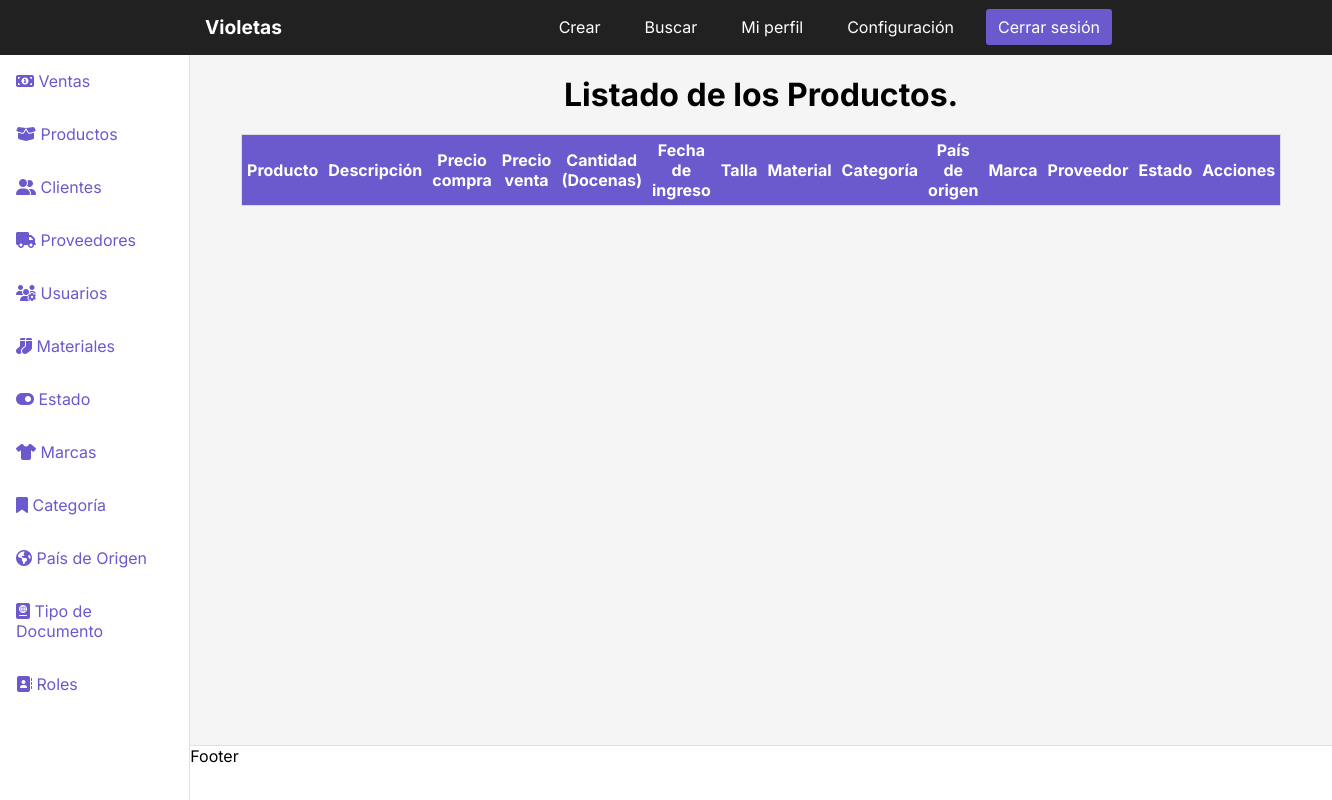
The app's page /dashboardproductos, older data.
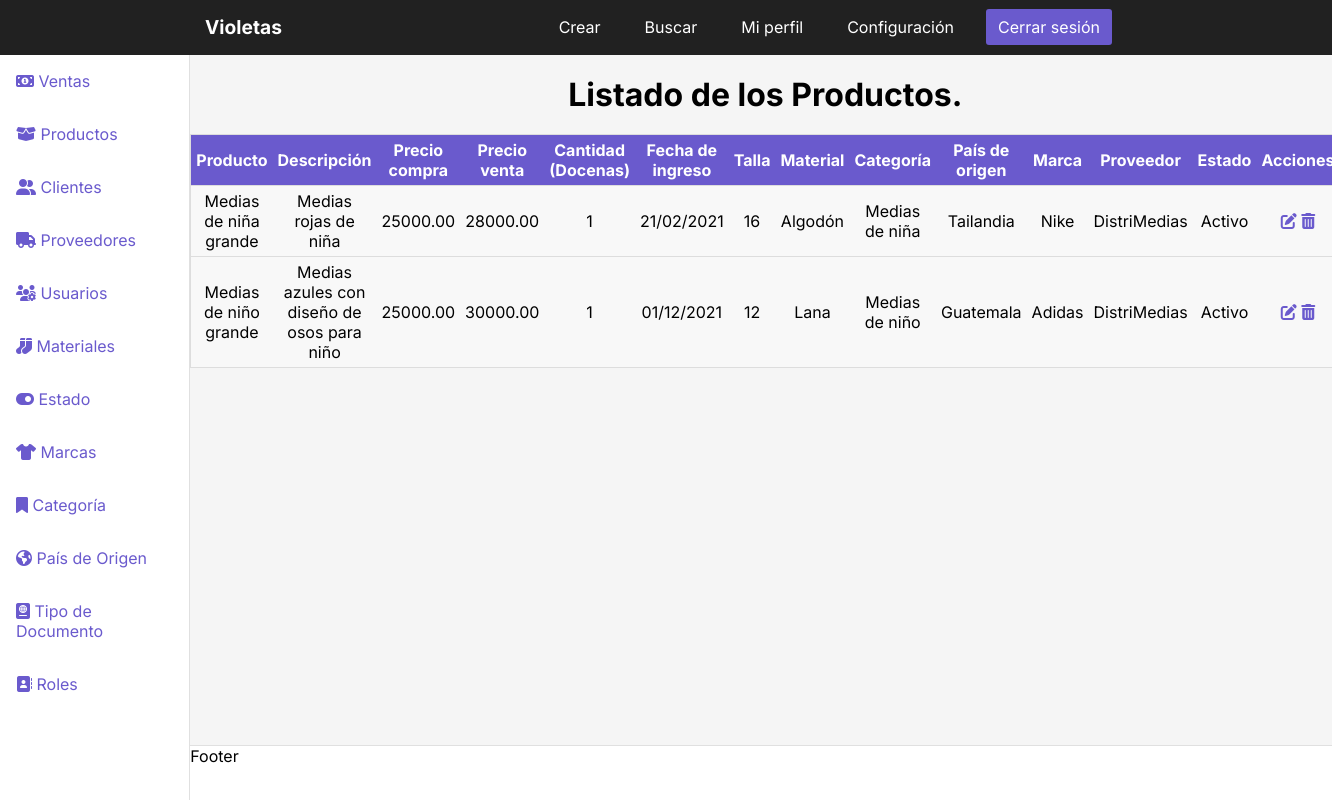
The same page, newer data.
### InventoryApp/models.py (models this page shows, shortened)
class Productos(models.Model):
    NombreProducto = models.CharField('Nombre del producto', max_length = 100)
    DescripcionProducto = models.CharField('Descripción del producto', max_length = 100)
    PrecioCompra = models.DecimalField('Precio de compra del producto', max_digits = 10, decimal_places = 2)
    PrecioVenta = models.DecimalField('Precio de venta del producto', max_digits = 10, decimal_places = 2)
    CantidadProductos = models.PositiveIntegerField('Cantidad de productos comprados', null=True)
    FechaIngreso = models.CharField('Fecha de ingreso del producto', max_length = 100)
    Talla = models.CharField('Talla del producto', max_length = 100)
    Estado = models.ForeignKey(Estado, on_delete=models.CASCADE, default='')
    Materiales = models.ForeignKey(Materiales, on_delete=models.CASCADE, default='')
    Categorias = models.ForeignKey(Categorias, on_delete=models.CASCADE, default='')
    PaisOrigen = models.ForeignKey(PaisOrigen, on_delete=models.CASCADE, default='')
    Marcas = models.ForeignKey(Marcas, on_delete=models.CASCADE, default='')
    Proveedores = models.ForeignKey(Proveedores, on_delete=models.CASCADE, default='')
    class Meta:
        verbose_name = 'Producto'
        verbose_name_plural = 'Productos'
        db_table = 'productos'
        ordering = ['id']

class Materiales(models.Model):
    DescripcionMateriales = models.CharField('Descripción del material', max_length = 100)
    def __str__(self):
        return self.DescripcionMateriales
    class Meta:
        verbose_name = 'Material'
        verbose_name_plural = 'Materiales'
        db_table = 'materiales'
        ordering = ['id']

class Categorias(models.Model):
    DescripcionCategoria = models.CharField('Descripción de la categoría', max_length = 100)
    def __str__(self):
        return self.DescripcionCategoria
    class Meta:
        verbose_name = 'Categoría'
        verbose_name_plural = 'Categorías'
        db_table = 'categorias'
        ordering = ['id']

class PaisOrigen(models.Model):
    DescripcionPais = models.CharField('Descripción del país', max_length = 100)
    def __str__(self):
        return self.DescripcionPais
    class Meta:
        verbose_name = 'País de Origen'
        verbose_name_plural = 'Países de Origen'
        db_table = 'paises'
        ordering = ['id']

class Marcas(models.Model):
    DescripcionMarca = models.CharField('Descripción de la marca', max_length = 100)
    def __str__(self):
        return self.DescripcionMarca
    class Meta:
        verbose_name = 'Marca'
        verbose_name_plural = 'Marcas'
        db_table = 'marcas'
        ordering = ['id']

class Proveedores(models.Model):
    NombreProveedor = models.CharField('Nombre del proveedor', max_length = 100)
    DireccionProveedor = models.CharField('Dirección del proveedor', max_length = 100)
    TelefonoProveedor = models.CharField('Teléfono del proveedor', max_length = 100)
    EmailProveedor = models.EmailField('Email del proveedor', max_length = 100)
    Estado = models.ForeignKey(Estado, on_delete=models.CASCADE, default='')
    def __str__(self):
        return self.NombreProveedor
    class Meta:
        verbose_name = 'Proveedor'
        verbose_name_plural = 'Proveedores'
        db_table = 'proveedores'
        ordering = ['id']

class Estado(models.Model):
    DescripcionEstado = models.CharField('Descripción del estado', max_length = 100)
    def __str__(self):
        return self.DescripcionEstado
    class Meta:
        verbose_name = 'Estado'
        verbose_name_plural = 'Estados'
        db_table = 'estados'
        ordering = ['id']

### Project/views.py (the view)
# urls.py: path('dashboardproductos', views.dashboardproductos, name='dashproductos'), # Registro creado
def dashboardproductos(request):
    productos = (Productos.objects.all()) # Creo variable que traiga todos los datos de la tabla Productos.
    return render(request, 'dashboardproductos.html', {
        'productos' : productos # Con este código busco todos los datos de la tabla Productos y los envío a la vista.
} )

### Templates/dashboardproductos.html (shortened to what this page needs)
{% load static %}
<!DOCTYPE html>
<html lang="en">
<head>
    <link rel="stylesheet" href="{% static 'CSS/stylesdashboard.css' %}">
</head>
<body>
    <div class="container">
        <header class="header">
            <nav class="nav">
                <a href="#" class="logo nav-link">Violetas</a>
                <ul class="nav-menu nav-menu-visible">
                    <li class="nav-menu-item"><a href="{% url 'createproductos' %}" class="nav-menu-link nav-link">Crear</a></li>
                    <li class="nav-menu-item"><a href="#" class="nav-menu-link nav-link">Buscar</a></li>
                    <li class="nav-menu-item"><a href="#" class="nav-menu-link nav-link">Mi perfil</a></li>
                    <li class="nav-menu-item"><a href="#" class="nav-menu-link nav-link">Configuración</a></li>
                    <li class="nav-menu-item"><a href="#" onclick="cerrarSesion()" class="nav-menu-link nav-link nav-link-sign-out">Cerrar sesión</a></li>
                </ul>
            </nav>
        </header>
        <div class="sidebar">
            <ul>
                <li><a href="{% url 'dashventas' %}">
                    <span class="icon"><i class="fas fa-money-bill-alt"></i></span>
                    <span class="title">Ventas</span>
                </a></li>
                <li><a href="{% url 'dashproductos' %}">
                    <span class="icon"><i class="fas fa-box-open"></i></span>
                    <span class="title">Productos</span>
                </a></li>
                <li><a href="{% url 'dashclientes' %}">
                    <span class="icon"><i class="fas fa-user-friends"></i></span>
                    <span class="title">Clientes</span>
                </a></li>
                <li><a href="{% url 'dashproveedores' %}">
                    <span class="icon"><i class="fas fa-truck"></i></span>
                    <span class="title">Proveedores</span>
                </a></li>
                <li><a href="{% url 'dashusuarios' %}">
                    <span class="icon"><i class="fas fa-users-cog"></i></span>
                    <span class="title">Usuarios</span>
                </a></li>
                <li><a href="{% url 'dashmateriales' %}">
                    <span class="icon"><i class="fas fa-socks"></i></span>
                    <span class="title">Materiales</span>
                </a></li>
                <li><a href="{% url 'dashestado' %}">
                    <span class="icon"><i class="fas fa-toggle-on"></i></span>
                    <span class="title">Estado</span>
                </a></li>
                <li><a href="{% url 'dashmarcas' %}">
                    <span class="icon"><i class="fas fa-tshirt"></i></span>
                    <span class="title">Marcas</span>
                </a></li>
                <li><a href="{% url 'dashcategoria' %}">
                    <span class="icon"><i class="fas fa-bookmark"></i></span>
                    <span class="title">Categoría</span>
                </a></li>
                <li><a href="{% url 'dashpais' %}">
                    <span class="icon"><i class="fas fa-globe-americas"></i></span>
                    <span class="title">País de Origen</span>
                </a></li>
                <li><a href="{% url 'dashtipodoc' %}">
                    <span class="icon"><i class="fas fa-passport"></i></span>
                    <span class="title">Tipo de Documento</span>
                </a></li>
                <li><a href="{% url 'dashroles' %}">
                    <span class="icon"><i class="fas fa-address-book"></i></span>
                    <span class="title">Roles</span>
                </a></li>
            </ul>
        </div>
        <main>
            <h1>Listado de los Productos.</h1>
            <table class="table">
                <thead>
                    <tr>
                        <th>Producto</th>
                        <th>Descripción</th>
                        <th>Precio compra</th>
                        <th>Precio venta</th>
                        <th>Cantidad (Docenas)</th>
                        <th>Fecha de ingreso</th>
                        <th>Talla</th>
                        <th>Material</th>
                        <th>Categoría</th>
                        <th>País de origen</th>
                        <th>Marca</th>
                        <th>Proveedor</th>
                        <th>Estado</th>
                        <th>Acciones</th>
                    </tr>
                </thead>
                <tbody>
                    {% for productos in productos %}
                    <tr>
                        <td data-label="Nombre del producto">{{productos.NombreProducto}}</td>
                        <td data-label="Descripción del producto">{{productos.DescripcionProducto}}</td>
                        <td data-label="Precio de compra">{{productos.PrecioCompra}}</td>
                        <td data-label="Precio de venta">{{productos.PrecioVenta}}</td>
                        <td data-label="Cantidad del producto">{{productos.CantidadProductos}}</td>
                        <td data-label="Fecha de ingreso">{{productos.FechaIngreso}}</td>
                        <td data-label="Talla">{{productos.Talla}}</td>
                        <td data-label="Material">{{productos.Materiales}}</td>
                        <td data-label="Categoría del producto">{{productos.Categorias}}</td>
                        <td data-label="País de origen">{{productos.PaisOrigen}}</td>
                        <td data-label="Marca">{{productos.Marcas}}</td>
                        <td data-label="Proveedor">{{productos.Proveedores}}</td>
                        <td data-label="Estado">{{productos.Estado}}</td>
                        <td data-label="Gestión">
                            <a href="{% url 'updateproductos' productos.id %}"><i class="fas fa-edit"></i></a>
                            <a href="#" onclick="eliminarProducto({{ productos.id }})"><i class="fas fa-trash-alt"></i></a>
                        </td>
                    </tr>
                    {% endfor %}
                </tbody>
            </table>
        </main>
        <footer>Footer</footer>
      </div>
</body>
</html>

### Static/CSS/stylesdashboard.css (style rules this page uses)
* { padding: 0; margin: 0; }
body { font-family: "Inter", sans-serif; }
.header { background-color: #212121; height: 55px; position: fixed; width: 100%; top: 0; left: 0; }
.nav { display: flex; justify-content: space-between; max-width: 992px; margin: 0 auto; }
.nav-link { color: #fff; text-decoration: none; }
.logo { font-size: 1.2rem; font-weight: bold; padding: 0 35px; line-height: 55px; color: #fff; }
nav { color: #fff; grid-area: nav; }
.nav-menu { display: flex; margin-right: 40px; list-style: none; }
.nav-menu-item { font-size: 1rem; margin: 0 10px; line-height: 55px; width: max-content; }
.nav-menu-link { padding: 8px 12px; border-radius: 3px; }
.nav-link-sign-out { color: #fff; background-color: #6a5acd; }
.container { display: grid; height: 100vh; grid-template-columns: 0.5fr 1fr 1fr 1fr; grid-template-rows: 0.2fr 1.5fr 1fr 0.2fr; grid-template-areas: "nav nav nav nav" "sidebar main main main" "sidebar main main main" "sidebar footer footer footer"; font-size: 1em; color: #000; }
main { background: #F5F5F5; grid-area: main; display: table; }
main h1 { font-size: 2rem; font-weight: bold; margin-top: 20px; text-align: center; }
.sidebar { background: #fff; color: #000; grid-area: sidebar; border-right: 1px solid #e0e0e0; overflow-y: auto; }
.sidebar ul li a { display: block; padding: 16px; margin-bottom: 1px; text-decoration: none; color: #6a5acd; }
footer { background: #fff; grid-area: footer; border-top: 1px solid #e0e0e0; }
.table { width: 90%; margin: 0 auto; margin-top: 20px; border: 1px solid #ccc; border-collapse: collapse; padding: 0; }
.table tr { background-color: #f8f8f8; border: 1px solid #ddd; }
.table th, .table td { font-size: 1rem; padding: 5px; text-align: center; }
.table td { font-size: 1rem; text-align: center; }
.table thead th { background-color: #6a5acd; color: #fff; }
.table i { color: #6a5acd; }

Row changes from the older to the newer data that the page shows:
added Productos: NombreProducto "Medias de niña grande", DescripcionProducto "Medias rojas de niña", PrecioCompra "25000.00", PrecioVenta "28000.00", CantidadProductos "1", FechaIngreso "21/02/2021", Talla "16", Materiales "Algodón", Categorias "Medias de niña", PaisOrigen "Tailandia", Marcas "Nike", Proveedores "DistriMedias", Estado "Activo"
added Productos: NombreProducto "Medias de niño grande", DescripcionProducto "Medias azules con diseño de osos para niño", PrecioCompra "25000.00", PrecioVenta "30000.00", CantidadProductos "1", FechaIngreso "01/12/2021", Talla "12", Materiales "Lana", Categorias "Medias de niño", PaisOrigen "Guatemala", Marcas "Adidas", Proveedores "DistriMedias", Estado "Activo"
